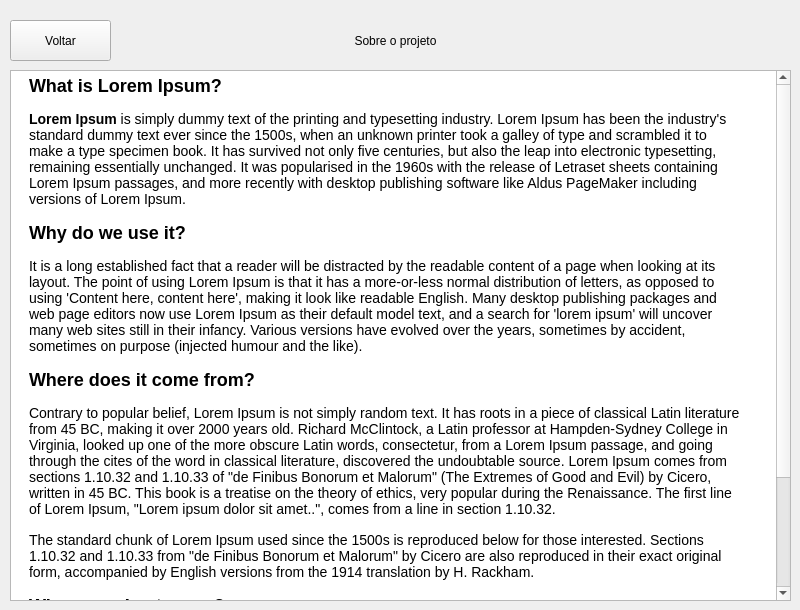
   <widget class="QWidget" name="tela_sobre">
    <widget class="QTextBrowser" name="tela_sobre_textBrowser">
     <property name="geometry">
      <rect>
       <x>10</x>
       <y>70</y>
       <width>781</width>
       <height>531</height>
      </rect>
     </property>
     <property name="html">
      <string>&lt;!DOCTYPE HTML PUBLIC &quot;-//W3C//DTD HTML 4.0//EN&quot; &quot;http://www.w3.org/TR/REC-html40/strict.dtd&quot;&gt;
&lt;html&gt;&lt;head&gt;&lt;meta name=&quot;qrichtext&quot; content=&quot;1&quot; /&gt;&lt;style type=&quot;text/css&quot;&gt;
p, li { white-space: pre-wrap; }
&lt;/style&gt;&lt;/head&gt;&lt;body style=&quot; font-family:'MS Shell Dlg 2'; font-size:12pt; font-weight:400; font-style:normal;&quot;&gt;
&lt;p style=&quot; margin-top:0px; margin-bottom:15px; margin-left:14px; margin-right:29px; -qt-block-indent:0; text-indent:0px;&quot;&gt;&lt;span style=&quot; font-family:'DauphinPlain'; font-size:x-large; font-weight:600; color:#000000;&quot;&gt;What is Lorem Ipsum?&lt;/span&gt;&lt;/p&gt;
&lt;p style=&quot; margin-top:0px; margin-bottom:15px; margin-left:14px; margin-right:29px; -qt-block-indent:0; text-indent:0px;&quot;&gt;&lt;span style=&quot; font-family:'Open Sans','Arial','sans-serif'; font-size:14px; font-weight:600; color:#000000;&quot;&gt;Lorem Ipsum&lt;/span&gt;&lt;span style=&quot; font-family:'Open Sans','Arial','sans-serif'; font-size:14px; color:#000000;&quot;&gt; is simply dummy text of the printing and typesetting industry. Lorem Ipsum has been the industry's standard dummy text ever since the 1500s, when an unknown printer took a galley of type and scrambled it to make a type specimen book. It has survived not only five centuries, but also the leap into electronic typesetting, remaining essentially unchanged. It was popularised in the 1960s with the release of Letraset sheets containing Lorem Ipsum passages, and more recently with desktop publishing software like Aldus PageMaker including versions of Lorem Ipsum.&lt;/span&gt;&lt;/p&gt;
&lt;p style=&quot; margin-top:0px; margin-bottom:15px; margin-left:14px; margin-right:29px; -qt-block-indent:0; text-indent:0px;&quot;&gt;&lt;span style=&quot; font-family:'DauphinPlain'; font-size:x-large; font-weight:600; color:#000000;&quot;&gt;Why do we use it?&lt;/span&gt;&lt;/p&gt;
&lt;p style=&quot; margin-top:0px; margin-bottom:15px; margin-left:14px; margin-right:29px; -qt-block-indent:0; text-indent:0px;&quot;&gt;&lt;span style=&quot; font-family:'Open Sans','Arial','sans-serif'; font-size:14px; color:#000000;&quot;&gt;It is a long established fact that a reader will be distracted by the readable content of a page when looking at its layout. The point of using Lorem Ipsum is that it has a more-or-less normal distribution of letters, as opposed to using 'Content here, content here', making it look like readable English. Many desktop publishing packages and web page editors now use Lorem Ipsum as their default model text, and a search for 'lorem ipsum' will uncover many web sites still in their infancy. Various versions have evolved over the years, sometimes by accident, sometimes on purpose (injected humour and the like).&lt;/span&gt;&lt;/p&gt;
&lt;p style=&quot; margin-top:0px; margin-bottom:15px; margin-left:14px; margin-right:29px; -qt-block-indent:0; text-indent:0px;&quot;&gt;&lt;span style=&quot; font-family:'DauphinPlain'; font-size:x-large; font-weight:600; color:#000000;&quot;&gt;Where does it come from?&lt;/span&gt;&lt;/p&gt;
&lt;p style=&quot; margin-top:0px; margin-bottom:15px; margin-left:14px; margin-right:29px; -qt-block-indent:0; text-indent:0px;&quot;&gt;&lt;span style=&quot; font-family:'Open Sans','Arial','sans-serif'; font-size:14px; color:#000000;&quot;&gt;Contrary to popular belief, Lorem Ipsum is not simply random text. It has roots in a piece of classical Latin literature from 45 BC, making it over 2000 years old. Richard McClintock, a Latin professor at Hampden-Sydney College in Virginia, looked up one of the more obscure Latin words, consectetur, from a Lorem Ipsum passage, and going through the cites of the word in classical literature, discovered the undoubtable source. Lorem Ipsum comes from sections 1.10.32 and 1.10.33 of &amp;quot;de Finibus Bonorum et Malorum&amp;quot; (The Extremes of Good and Evil) by Cicero, written in 45 BC. This book is a treatise on the theory of ethics, very popular during the Renaissance. The first line of Lorem Ipsum, &amp;quot;Lorem ipsum dolor sit amet..&amp;quot;, comes from a line in section 1.10.32.&lt;/span&gt;&lt;/p&gt;
&lt;p style=&quot; margin-top:0px; margin-bottom:15px; margin-left:14px; margin-right:29px; -qt-block-indent:0; text-indent:0px;&quot;&gt;&lt;span style=&quot; font-family:'Open Sans','Arial','sans-serif'; font-size:14px; color:#000000;&quot;&gt;The standard chunk of Lorem Ipsum used since the 1500s is reproduced below for those interested. Sections 1.10.32 and 1.10.33 from &amp;quot;de Finibus Bonorum et Malorum&amp;quot; by Cicero are also reproduced in their exact original form, accompanied by English versions from the 1914 translation by H. Rackham.&lt;/span&gt;&lt;/p&gt;
&lt;p style=&quot; margin-top:0px; margin-bottom:15px; margin-left:14px; margin-right:29px; -qt-block-indent:0; text-indent:0px;&quot;&gt;&lt;span style=&quot; font-family:'DauphinPlain'; font-size:x-large; font-weight:600; color:#000000;&quot;&gt;Where can I get some?&lt;/span&gt;&lt;/p&gt;
&lt;p style=&quot; margin-top:0px; margin-bottom:15px; margin-left:14px; margin-right:29px; -qt-block-indent:0; text-indent:0px;&quot;&gt;&lt;span style=&quot; font-family:'Open Sans','Arial','sans-serif'; font-size:14px; color:#000000;&quot;&gt;There are many variations of passages of Lorem Ipsum available, but the majority have suffered alteration in some form, by injected humour, or randomised words which don't look even slightly believable. If you are going to use a passage of Lorem Ipsum, you need to be sure there isn't anything embarrassing hidden in the middle of text. All the Lorem Ipsum generators on the Internet tend to repeat predefined chunks as necessary, making this the first true generator on the Internet. It uses a dictionary of over 200 Latin words, combined with a handful of model sentence structures, to generate Lorem Ipsum which looks reasonable. The generated Lorem Ipsum is therefore always free from repetition, injected humour, or non-characteristic words etc.&lt;/span&gt;&lt;/p&gt;&lt;/body&gt;&lt;/html&gt;</string>
     </property>
    </widget>
    <widget class="QLabel" name="tela_sobre_label_1">
     <property name="geometry">
      <rect>
       <x>10</x>
       <y>20</y>
       <width>771</width>
       <height>41</height>
      </rect>
     </property>
     <property name="text">
      <string>Sobre o projeto</string>
     </property>
     <property name="alignment">
      <set>Qt::AlignCenter</set>
     </property>
    </widget>
    <widget class="QPushButton" name="tela_sobre_botao_voltar">
     <property name="geometry">
      <rect>
       <x>10</x>
       <y>20</y>
       <width>101</width>
       <height>41</height>
      </rect>
     </property>
     <property name="text">
      <string>Voltar</string>
     </property>
    </widget>
   </widget>
